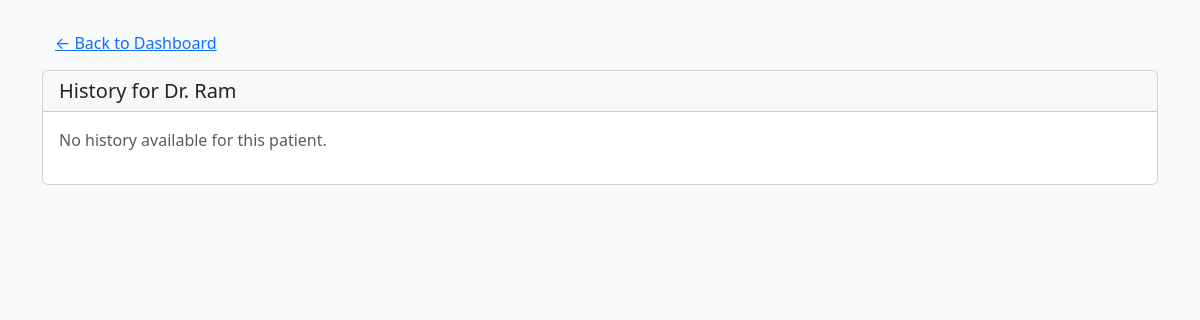
Before: /patient/history (signed in) with the older database file.
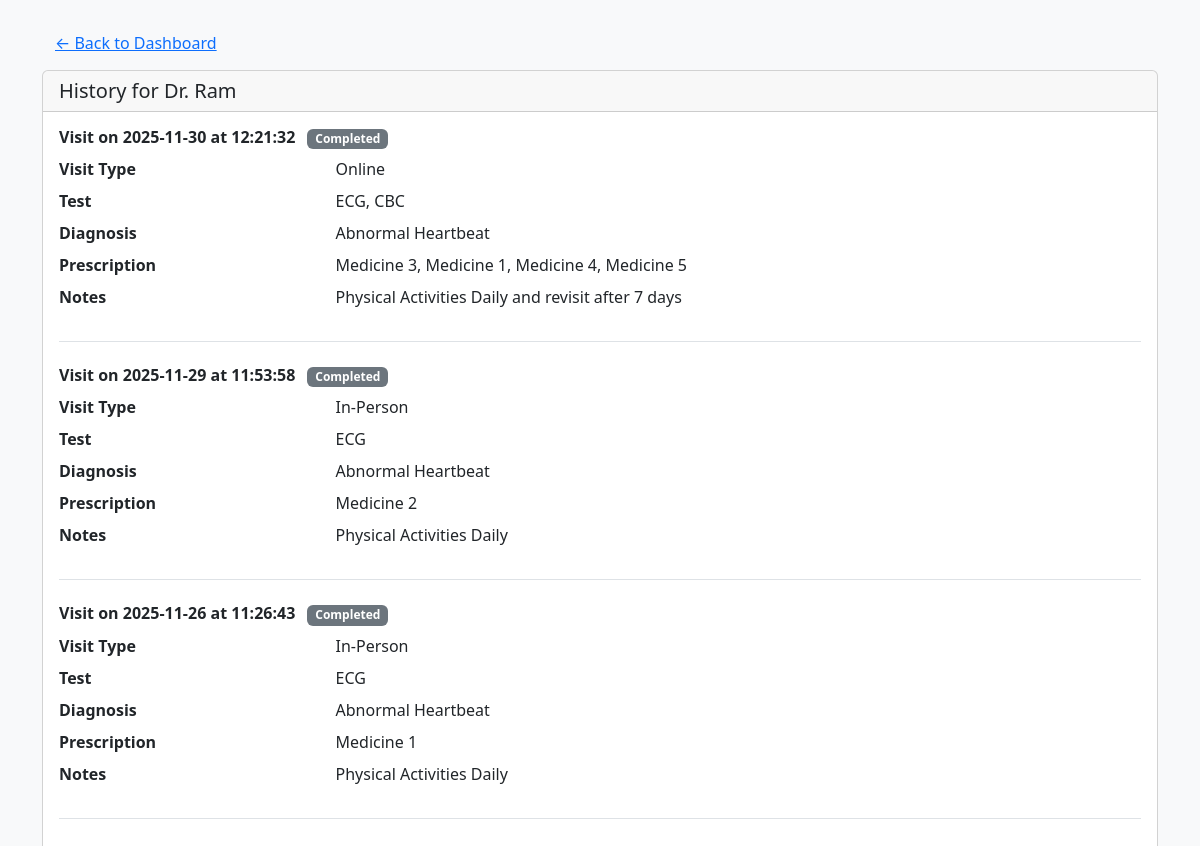
After: the same page with the newer database file.
### backend/models.py (models this page shows, shortened)
class Doctor(db.Model , UserMixin):
    __tablename__ = "doctor"
    id  = db.Column(db.Integer , primary_key = True , autoincrement = True)
    name = db.Column(db.String , nullable = False)
    email = db.Column(db.String, unique = True , nullable = False)
    password = db.Column(db.String, nullable = False)
    phone = db.Column(db.String, nullable = False)
    status = db.Column(db.String, nullable =False, default='Active')
    dept_id = db.Column(db.Integer, db.ForeignKey ("department.id"), nullable = False)
    appointments = db.relationship("Appointment", backref = "doctor")

class Appointment(db.Model):
    __tablename__ = "appointment"
    id  = db.Column(db.Integer , primary_key = True , autoincrement = True)
    pat_id = db.Column(db.Integer, db.ForeignKey ("patient.id"), nullable = False)
    doc_id = db.Column(db.Integer, db.ForeignKey ("doctor.id"), nullable = False)
    dept_id = db.Column(db.Integer, db.ForeignKey ("department.id"), nullable = False)
    date = db.Column(db.Date, default=datetime.date.today, nullable = False)
    time = db.Column(db.Time, default=lambda: datetime.datetime.now().time(), nullable = False)
    status = db.Column(db.String, nullable = False, default='Booked')
    treatments = db.relationship("Treatment", backref = "appointment")

class Treatment(db.Model):
    __tablename__ = "treatment"
    id  = db.Column(db.Integer , primary_key = True , autoincrement = True)
    appoint_id = db.Column(db.Integer, db.ForeignKey ("appointment.id"), nullable = False)
    visit_dt = db.Column(db.DateTime, nullable=False, default=datetime.datetime.utcnow)
    visit_type = db.Column(db.String(50))
    test = db.Column(db.String(50))
    diagnosis = db.Column(db.String, nullable = True)
    prescription = db.Column(db.String, nullable = True)
    notes = db.Column(db.String, nullable = True)

### backend/routes.py (the view)
@app.route("/patient/history")
@login_required
def patient_self_history():
    current_patient = current_user
    past_appointments = (
        Appointment.query
        .filter(
            Appointment.pat_id == current_patient.id,
            Appointment.date <= date.today(),
            Appointment.status == "Completed"
        )
        .order_by(Appointment.date.desc(), Appointment.time.desc())
        .all()
    )
    return render_template(
        "doctor/patient_history.html",
        patient=current_patient,
        appointments=past_appointments,
        back_url=url_for("pat_dashboard")
    )

### app.py (called while the page is built)
def create_app():
    app = Flask(__name__)
    app.config["SQLALCHEMY_DATABASE_URI"] = "sqlite:///Hospital_db.sqlite3"
    db.init_app(app)
    app.config["SECRET_KEY"] = "Thisismysecret"
    login_manager = LoginManager(app)
    @login_manager.user_loader
    def load_user(email):
        return db.session.query(Patient).filter_by(email = email).first() or \
        db.session.query(Admin).filter_by(email = email).first() or \
        db.session.query(Doctor).filter_by(email = email).first()
    app.app_context().push()
    db.create_all()
    return app

### templates/doctor/patient_history.html (shortened to what this page needs)
<!DOCTYPE html>
<html lang="en">
<head>
    <link href="https://cdn.jsdelivr.net/npm/bootstrap@5.3.7/dist/css/bootstrap.min.css" rel="stylesheet">
</head>
<body class="bg-light">
    <div class="container mt-4">
        <a href="{{ back_url if back_url is defined else url_for('doc_dashboard') }}" class="btn btn-link">
            &larr; Back to Dashboard
        </a>
        <div class="card mt-2">
            <div class="card-header">
                <h5 class="mb-0">History for {{ patient.name }}</h5>
            </div>
            <div class="card-body">
                {% if appointments %}
                {% for appt in appointments %}
                <div class="mb-4 pb-3 border-bottom">
                    <h6 class="fw-bold">
                        Visit on {{ appt.date }} at {{ appt.time }}
                        <span class="badge bg-secondary ms-2">{{ appt.status }}</span>
                    </h6>
                    {% if appt.treatments %}
                    {% for t in appt.treatments %}
                    <dl class="row mb-2">
                        <dt class="col-sm-3">Visit Type</dt>
                        <dd class="col-sm-9">{{ t.visit_type or '-' }}</dd>
                        <dt class="col-sm-3">Test</dt>
                        <dd class="col-sm-9">{{ t.test or '-' }}</dd>
                        <dt class="col-sm-3">Diagnosis</dt>
                        <dd class="col-sm-9">{{ t.diagnosis or '-' }}</dd>
                        <dt class="col-sm-3">Prescription</dt>
                        <dd class="col-sm-9">{{ t.prescription or '-' }}</dd>
                        <dt class="col-sm-3">Notes</dt>
                        <dd class="col-sm-9">{{ t.notes or '-' }}</dd>
                    </dl>
                    {% endfor %}
                    {% else %}
                    <p class="text-muted mb-0">No treatment details recorded for this appointment.</p>
                    {% endif %}
                </div>
                {% endfor %}
                {% else %}
                <p class="text-muted">No history available for this patient.</p>
                {% endif %}
            </div>
        </div>
    </div>
</body>
</html>

Changed rows visible on the page:
added Appointment: date "2025-11-30", time "12:21:32", status "Completed"
added Treatment: visit_type "Online", test "ECG, CBC", diagnosis "Abnormal Heartbeat", prescription "Medicine 3, Medicine 1, Medicine 4, Medicine 5", notes "Physical Activities Daily and revisit after 7 days", shown under "2025-11-30"
added Appointment: date "2025-11-29", time "11:53:58", status "Completed"
added Treatment: visit_type "In-Person", test "ECG", diagnosis "Abnormal Heartbeat", prescription "Medicine 2", notes "Physical Activities Daily", shown under "2025-11-29"
now on this page (row edited): Appointment: date "2025-11-26", time "11:26:43", status "Completed"
added Treatment: visit_type "In-Person", test "ECG", diagnosis "Abnormal Heartbeat", prescription "Medicine 1", notes "Physical Activities Daily", shown under "2025-11-26"
Other visible differences:
text no longer shown: "No history available for this patient."
